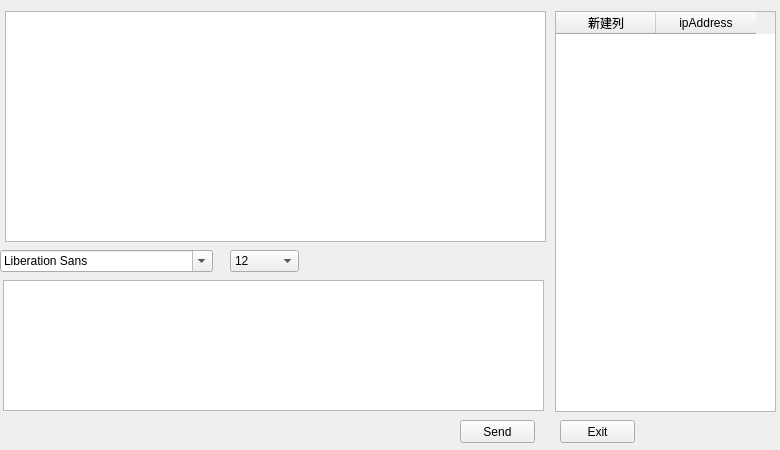
<?xml version="1.0" encoding="UTF-8"?>
<ui version="4.0">
 <class>Widget</class>
 <widget class="QWidget" name="Widget">
  <property name="geometry">
   <rect>
    <x>0</x>
    <y>0</y>
    <width>780</width>
    <height>450</height>
   </rect>
  </property>
  <property name="windowTitle">
   <string>Form</string>
  </property>
  <widget class="QTextBrowser" name="msgBrowser">
   <property name="geometry">
    <rect>
     <x>5</x>
     <y>11</y>
     <width>541</width>
     <height>231</height>
    </rect>
   </property>
  </widget>
  <widget class="QTextEdit" name="msgTxtEdit">
   <property name="geometry">
    <rect>
     <x>3</x>
     <y>280</y>
     <width>541</width>
     <height>131</height>
    </rect>
   </property>
  </widget>
  <widget class="QTableWidget" name="usrTblWidget">
   <property name="geometry">
    <rect>
     <x>555</x>
     <y>11</y>
     <width>221</width>
     <height>401</height>
    </rect>
   </property>
   <property name="selectionMode">
    <enum>QAbstractItemView::SingleSelection</enum>
   </property>
   <property name="selectionBehavior">
    <enum>QAbstractItemView::SelectRows</enum>
   </property>
   <column>
    <property name="text">
     <string>新建列</string>
    </property>
   </column>
   <column>
    <property name="text">
     <string>ipAddress</string>
    </property>
   </column>
  </widget>
  <widget class="QFontComboBox" name="fontCbx">
   <property name="geometry">
    <rect>
     <x>0</x>
     <y>250</y>
     <width>213</width>
     <height>22</height>
    </rect>
   </property>
  </widget>
  <widget class="QComboBox" name="sizeCbx">
   <property name="geometry">
    <rect>
     <x>230</x>
     <y>250</y>
     <width>69</width>
     <height>22</height>
    </rect>
   </property>
   <property name="currentIndex">
    <number>4</number>
   </property>
   <item>
    <property name="text">
     <string>8</string>
    </property>
   </item>
   <item>
    <property name="text">
     <string>9</string>
    </property>
   </item>
   <item>
    <property name="text">
     <string>10</string>
    </property>
   </item>
   <item>
    <property name="text">
     <string>11</string>
    </property>
   </item>
   <item>
    <property name="text">
     <string>12</string>
    </property>
   </item>
   <item>
    <property name="text">
     <string>13</string>
    </property>
   </item>
   <item>
    <property name="text">
     <string>14</string>
    </property>
   </item>
   <item>
    <property name="text">
     <string>15</string>
    </property>
   </item>
   <item>
    <property name="text">
     <string>16</string>
    </property>
   </item>
   <item>
    <property name="text">
     <string>17</string>
    </property>
   </item>
   <item>
    <property name="text">
     <string>18</string>
    </property>
   </item>
   <item>
    <property name="text">
     <string>19</string>
    </property>
   </item>
   <item>
    <property name="text">
     <string>20</string>
    </property>
   </item>
   <item>
    <property name="text">
     <string>21</string>
    </property>
   </item>
   <item>
    <property name="text">
     <string>22</string>
    </property>
   </item>
  </widget>
  <widget class="QPushButton" name="sendBtn">
   <property name="geometry">
    <rect>
     <x>460</x>
     <y>420</y>
     <width>75</width>
     <height>23</height>
    </rect>
   </property>
   <property name="text">
    <string>Send</string>
   </property>
  </widget>
  <widget class="QPushButton" name="exitBtn">
   <property name="geometry">
    <rect>
     <x>560</x>
     <y>420</y>
     <width>75</width>
     <height>23</height>
    </rect>
   </property>
   <property name="text">
    <string>Exit</string>
   </property>
  </widget>
  <widget class="QLabel" name="usrNumLbl">
   <property name="geometry">
    <rect>
     <x>660</x>
     <y>420</y>
     <width>91</width>
     <height>20</height>
    </rect>
   </property>
   <property name="text">
    <string/>
   </property>
  </widget>
 </widget>
 <resources/>
 <connections/>
</ui>
